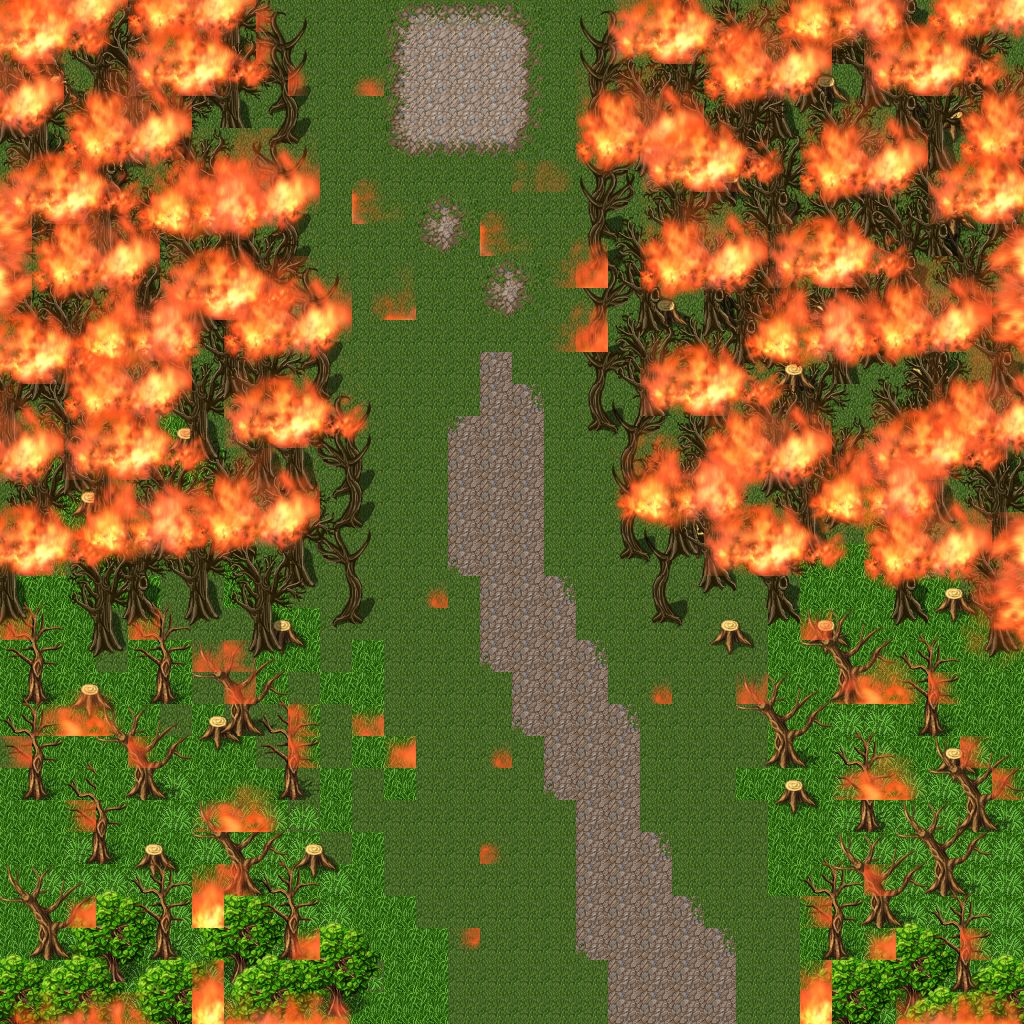

This is a level from a 2D game, rendered from its Tiled map with the project's own tilesets. A one-line summary and the map file follow, with tile-layer data summarised:
An orthogonal 32x32 tile map with 32x32 px tiles, 12 tile layers (Suelo, Hierba, Hierba 2, Camino, ...), 1 hidden layer not drawn.

<map version="1.0" orientation="orthogonal" renderorder="right-down" width="32" height="32" tilewidth="32" tileheight="32" nextobjectid="1">
 <tileset firstgid="1" name="oj" tilewidth="32" tileheight="32" tilecount="4096" columns="64">
  <image source="Tileset/oj.png" width="2048" height="2048" />
 </tileset>
 <layer name="Suelo" width="32" height="32">
  <data>[1024 cells, 1024 non-empty, 1 distinct tile ids]</data>
 </layer>
 <layer name="Hierba" width="32" height="32">
  <data>[1024 cells, 274 non-empty, 1 distinct tile ids]</data>
 </layer>
 <layer name="Hierba 2" width="32" height="32">
  <data>[1024 cells, 101 non-empty, 1 distinct tile ids]</data>
 </layer>
 <layer name="Camino" width="32" height="32">
  <data>[1024 cells, 99 non-empty, 13 distinct tile ids]</data>
 </layer>
 <layer name="Hitboxes" width="32" height="32" visible="0">
  <data>[1024 cells, 0 non-empty, 0 distinct tile ids]</data>
 </layer>
 <layer name="Arboles 0" width="32" height="32">
  <data>[1024 cells, 452 non-empty, 54 distinct tile ids]</data>
 </layer>
 <layer name="Arboles 1" width="32" height="32">
  <data>[1024 cells, 222 non-empty, 66 distinct tile ids]</data>
 </layer>
 <layer name="Arboles 2" width="32" height="32">
  <data>[1024 cells, 396 non-empty, 47 distinct tile ids]</data>
 </layer>
 <layer name="Arboles 3" width="32" height="32">
  <data>[1024 cells, 381 non-empty, 47 distinct tile ids]</data>
 </layer>
 <layer name="Arboles 4" width="32" height="32">
  <data>[1024 cells, 289 non-empty, 47 distinct tile ids]</data>
 </layer>
 <layer name="Fuego" width="32" height="32">
  <data>[1024 cells, 359 non-empty, 47 distinct tile ids]</data>
 </layer>
 <layer name="Fuego 3" width="32" height="32">
  <data>[1024 cells, 236 non-empty, 25 distinct tile ids]</data>
 </layer>
 <layer name="Fuego 3" width="32" height="32">
  <data>[1024 cells, 138 non-empty, 20 distinct tile ids]</data>
 </layer>
</map>